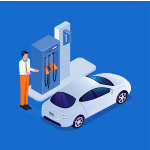
#> input picture ontap/images/cayxang.jpg, 150 x 150 px, found by its file name
$ python bt36.py
#> lines starting #> are read from the running program, lines starting #| are printed output that depends on the picture; after the words box and inside, x2 and y2 are one past the last pixel; in counts of white or black regions, pixels touching at a corner belong together
import cv2
import numpy as np
img=cv2.imread('.\images\\cayxang.jpg')
#> img is the input picture: shape (150, 150, 3); mean B, G, R 200.4, 122.1, 58.1
Igray=cv2.cvtColor(img,cv2.COLOR_BGR2GRAY)
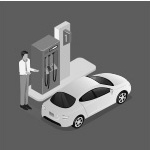
#> Igray: shape (150, 150); min 2, max 255, mean 111.8
ret,img_b=cv2.threshold(Igray,0,255,cv2.THRESH_OTSU)
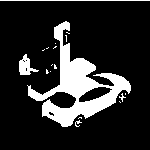
#> img_b: shape (150, 150); 16.6% white; 18 white regions (13 under 20 px)
#> ret = 150
Icopy=img.copy()
Icopy2=img.copy()
contours,hierarchy=cv2.findContours(img_b,cv2.RETR_TREE,cv2.CHAIN_APPROX_SIMPLE)
#> contours = 24 contours, 21 with area under 20; largest, box (x1, y1, x2, y2) and area: (27, 21, 131, 127) 3298, (78, 86, 113, 103) 295, (19, 54, 39, 75) 178
if(len(contours)!=0):
    cv2.drawContours(Icopy, contours, -1, 255, 4)
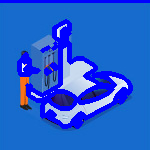
#> Icopy: shape (150, 150, 3); 17.52% of pixels changed, all inside (x1, y1, x2, y2) = (0, 0, 150, 129)
    area=[cv2.contourArea(c) for c in contours]
#> area = [6.5, 0.5, 0, 0, 7.5, 0, 4.5, 5, 0, 178, 6, 2, 2, 2, 0, 0, 1, 0, 0.5, 0, 3297.5, 17, 295, 0]
    max_index=np.argmax(area)
#> max_index = 20
    cv2.drawContours(Icopy2, contours[max_index], -1, 255, 4)
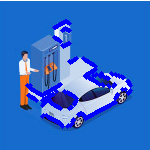
#> Icopy2: shape (150, 150, 3); 7.65% of pixels changed, all inside (x1, y1, x2, y2) = (25, 19, 133, 129)
    cv2.imshow('Anh nhi phan',img_b)
    cv2.imshow('s max Contours cua anh',Icopy)
    cv2.imshow('Anh bai 36',Icopy2)
cv2.waitKey(0)
cv2.destroyAllWindows()
